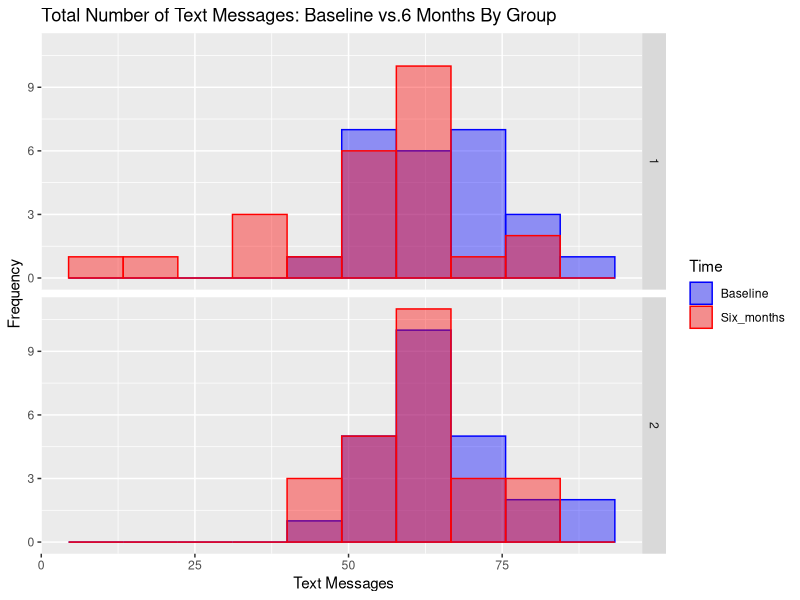

This figure's R source: (Note: this script raises an error after producing the figure.)
#Set Working Directory
setwd("C:/Users/19734/Desktop/Courses/BHDS2010/github_primer")

# Import File 
text <-read.csv("TextMessages.csv", header=TRUE)

#Libraries used 
library(tidyr)
library(ggplot2)
library(dplyr)
library(Hmisc)
library(plyr)
library(tidyr)

#Create dataframe for imported data set
text<as.data.frame(text)
is.data.frame

#Check to see if Group is considered a factor 
is.factor(text$Group)
as.factor(text$Group)

#In order to group the histograms by Group and Time period, we need two factor
#variables so we convert both baseline and 6 months into one category (Time) by 
#reshaping the data from long to wide 

longtext<-gather(text,Time,Count,Baseline:Six_months, factor_key = TRUE )

#Faceted histograms of time points by group

longtext %>% ggplot(aes(x = Count))+geom_histogram(aes(color=Time,
fill=Time),position="identity",
 bins=10,alpha = 0.4) + scale_color_manual(values = c("blue",
    "red")) + scale_fill_manual(values = c("blue", "red")) +
  labs(title="Total Number of Text Messages: Baseline vs.6 Months By Group ",
       x=" Text Messages", y = "Frequency") + facet_grid(Group~.) 

#Faceted bar plot of time points by group, first obtain min and max by group
by(longtext$Count, longtext$Group, function(X) round(stat.desc(X), 2))

longtext %>% ggplot(aes(Time, Count)) + stat_summary(fun.y = mean, geom = "bar",
fill ="red",colour = "blue") + stat_summary(fun.data = mean_cl_normal, geom =
"pointrange", colour = "blue") + labs(x = "Time point",y = " Text Messages")+ 
scale_y_continuous(limits = c(0, 90), breaks= seq(from =0, to = 90,
by = 10))+ labs(title="Text Message Count Error Bar Plot by Time and Group",
x="Time point", y = "Text Messsage Count")+ theme_classic()+ facet_grid(Group~.) 
